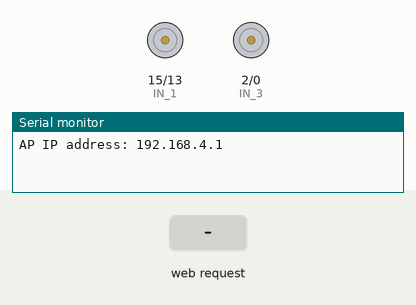
Simulated run of this sketch. Board: ESP8266 (NodeMCU). Shown: motor-driver pin pairs drawn as motors (green arrow = first pin HIGH = forward, orange = second pin HIGH = backward, longer = more drive, scaled by the enable pin), the last lines printed to the serial monitor. Inputs (shaded band) come from the test bench.

Above: at 1.2 s.
1.3 s: HTTP request GET /?State=F received
At 1.8 s:
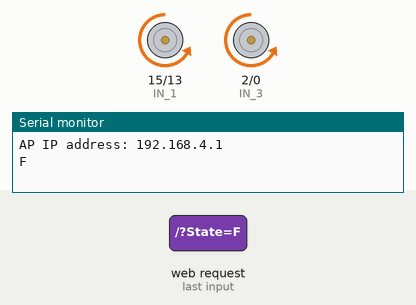
2.8 s: HTTP request GET /?State=B received
At 4.0 s:
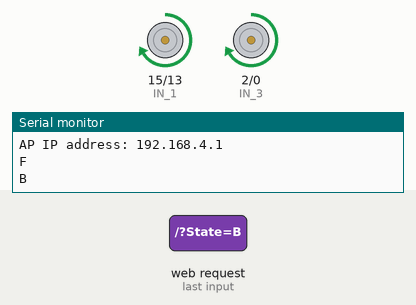
4.3 s: HTTP request GET /?State=L received
At 5.2 s:
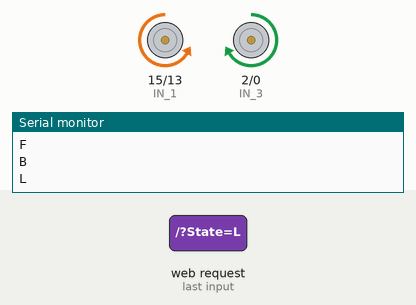
5.8 s: HTTP request GET /?State=R received
At 6.4 s:
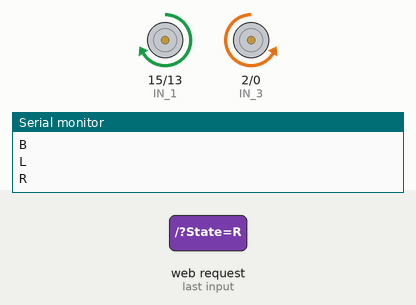
Timing chart, 0 to 8.3 s (numbered marks = the images above; inputs shaded):
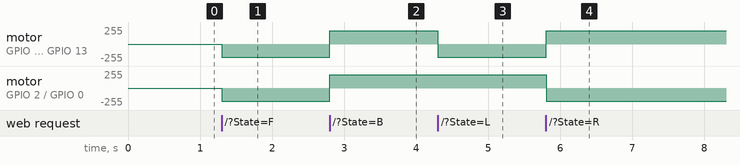

The sketch:

Final_For_Robot.ino
```cpp
#define ENA   14          // Enable speed motors Right        GPIO14(D5)
#define ENB   12          // Enable speed motors Left         GPIO12(D6)
#define IN_1  15          // L298N in1 motors Right           GPIO15(D8)
#define IN_2  13          // L298N in2 motors Right           GPIO13(D7)
#define IN_3  2           // L298N in3 motors Left            GPIO2(D4)
#define IN_4  0           // L298N in4 motors Left            GPIO0(D3)

#include <ESP8266WiFi.h>
#include <WiFiClient.h>
#include <ESP8266WebServer.h>

String command;             //String to store app command state.
int botSpeed = 200;         // 0 - 255
int speed_factor = 3;

const char* ssid = "SpaceY-SoccerBot";
const char* pass = "take control";

ESP8266WebServer server(80);

void setup() {

  pinMode(ENA, OUTPUT);
  pinMode(ENB, OUTPUT);
  pinMode(IN_1, OUTPUT);
  pinMode(IN_2, OUTPUT);
  pinMode(IN_3, OUTPUT);
  pinMode(IN_4, OUTPUT);

  Serial.begin(9600);

// Connecting WiFi

  WiFi.mode(WIFI_AP);
  WiFi.softAP(ssid, pass);

  IPAddress myIP = WiFi.softAPIP();
  Serial.print("AP IP address: ");
  Serial.println(myIP);

 // Starting WEB-server
     server.on ( "/", HTTP_handleRoot );
     server.onNotFound ( HTTP_handleRoot );
     server.begin();
}

void goAhead(){

      digitalWrite(IN_1, LOW);
      digitalWrite(IN_2, HIGH);
      analogWrite(ENA, botSpeed);

      digitalWrite(IN_3, LOW);
      digitalWrite(IN_4, HIGH);
      analogWrite(ENB, botSpeed);
  }

void goBack(){

      digitalWrite(IN_1, HIGH);
      digitalWrite(IN_2, LOW);
      analogWrite(ENA, botSpeed);

      digitalWrite(IN_3, HIGH);
      digitalWrite(IN_4, LOW);
      analogWrite(ENB, botSpeed);
  }

void goRight(){

      digitalWrite(IN_1, HIGH);
      digitalWrite(IN_2, LOW);
      analogWrite(ENA, botSpeed);

      digitalWrite(IN_3, LOW);
      digitalWrite(IN_4, HIGH);
      analogWrite(ENB, botSpeed);
  }

void goLeft(){

      digitalWrite(IN_1, LOW);
      digitalWrite(IN_2, HIGH);
      analogWrite(ENA, botSpeed);

      digitalWrite(IN_3, HIGH);
      digitalWrite(IN_4, LOW);
      analogWrite(ENB, botSpeed);
  }

void goAheadRight(){

      digitalWrite(IN_1, LOW);
      digitalWrite(IN_2, HIGH);
      analogWrite(ENA, botSpeed/speed_factor);

      digitalWrite(IN_3, LOW);
      digitalWrite(IN_4, HIGH);
      analogWrite(ENB, botSpeed);
   }

void goAheadLeft(){

      digitalWrite(IN_1, LOW);
      digitalWrite(IN_2, HIGH);
      analogWrite(ENA, botSpeed);

      digitalWrite(IN_3, LOW);
      digitalWrite(IN_4, HIGH);
      analogWrite(ENB, botSpeed/speed_factor);
  }

void goBackRight(){

      digitalWrite(IN_1, HIGH);
      digitalWrite(IN_2, LOW);
      analogWrite(ENA, botSpeed/speed_factor);

      digitalWrite(IN_3, HIGH);
      digitalWrite(IN_4, LOW);
      analogWrite(ENB, botSpeed);
  }

void goBackLeft(){

      digitalWrite(IN_1, HIGH);
      digitalWrite(IN_2, LOW);
      analogWrite(ENA, botSpeed);

      digitalWrite(IN_3, HIGH);
      digitalWrite(IN_4, LOW);
      analogWrite(ENB, botSpeed/speed_factor);
  }

void stopRobot(){

      digitalWrite(IN_1, LOW);
      digitalWrite(IN_2, LOW);
      analogWrite(ENA, botSpeed);

      digitalWrite(IN_3, LOW);
      digitalWrite(IN_4, LOW);
      analogWrite(ENB, botSpeed);
 }

void loop() {
    server.handleClient();

      command = server.arg("State");
      //Serial.println(command);
      if (command == "F") goAhead();
      else if (command == "B") goBack();
      else if (command == "L") goLeft();
      else if (command == "R") goRight();
      else if (command == "I") goAheadRight();
      else if (command == "G") goAheadLeft();
      else if (command == "J") goBackRight();
      else if (command == "H") goBackLeft();
      else if (command == "0") botSpeed = 100;
      else if (command == "1") botSpeed = 120;
      else if (command == "2") botSpeed = 140;
      else if (command == "3") botSpeed = 160;
      else if (command == "4") botSpeed = 180;
      else if (command == "5") botSpeed = 200;
      else if (command == "6") botSpeed = 210;
      else if (command == "7") botSpeed = 220;
      else if (command == "8") botSpeed = 230;
      else if (command == "9") botSpeed = 255;
      else if (command == "S") stopRobot();
}

void HTTP_handleRoot(void) {

  if( server.hasArg("State") ){
       Serial.println(server.arg("State"));
  }
  server.send ( 200, "text/html", "");
  delay(1);
}
```

Measured:
- after the input at 1.3 s, motor on GPIO 15 (IN_1) / GPIO 13 (IN_2), motor on GPIO 2 (IN_3) / GPIO 0 (IN_4): stopped → backward 200/255 at once
- after the input at 2.8 s, motor on GPIO 15 (IN_1) / GPIO 13 (IN_2), motor on GPIO 2 (IN_3) / GPIO 0 (IN_4): backward 200/255 → forward 200/255 at once
- after the input at 4.3 s, motor on GPIO 15 (IN_1) / GPIO 13 (IN_2): forward 200/255 → backward 200/255 at once
- after the input at 5.8 s, motor on GPIO 15 (IN_1) / GPIO 13 (IN_2): backward 200/255 → forward 200/255 at once; motor on GPIO 2 (IN_3) / GPIO 0 (IN_4): forward 200/255 → backward 200/255 at once
